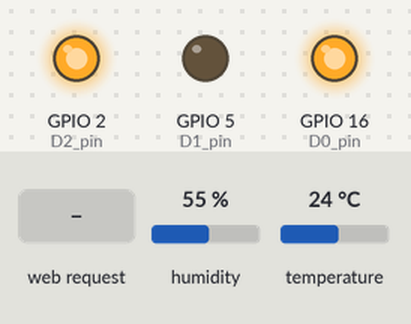
Recording of a sketch running on a simulated ESP8266 (NodeMCU). Parts: output pins drawn as LEDs (lit = HIGH). The inputs (shaded band) are chosen by the test bench; at power-on: humidity 55 %, temperature 24 °C. WiFi joins after 1.5 s; servers stay silent unless stated; what the sketch prints to the serial monitor is not drawn.

Above: at 2.8 s.
2.9 s: HTTP request GET /socket1On received
At 4.1 s:
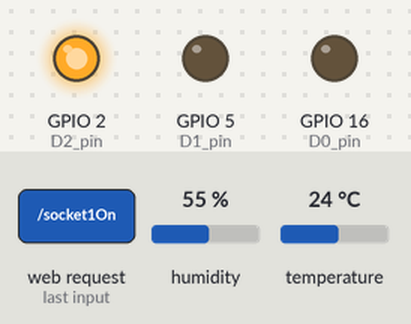
4.4 s: HTTP request GET /socket2On received
At 5.3 s:
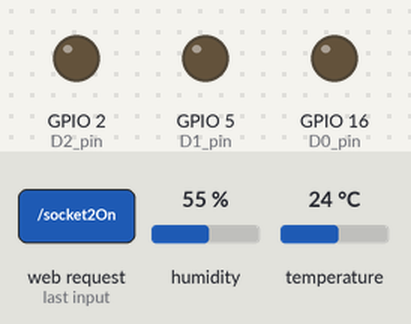
5.9 s: HTTP request GET /socket1Off received
At 6.5 s:
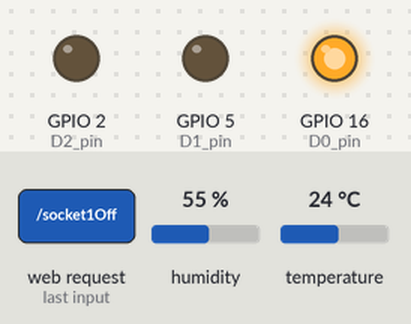
7.4 s: HTTP request GET /socket3On received
At 8.6 s:
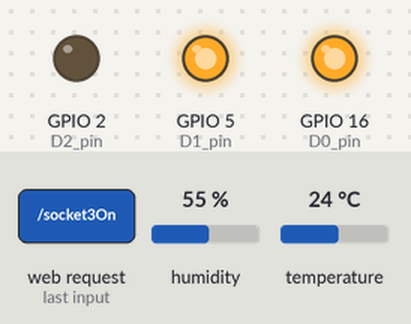
8.9 s: HTTP request GET /socket2Off received
At 10.0 s:
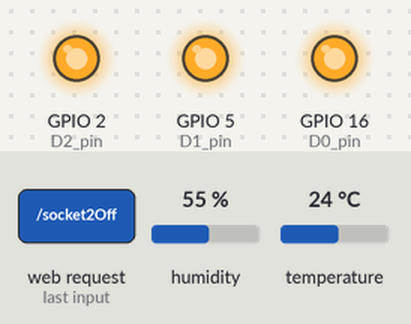
10.4 s: HTTP request GET /socket3Off received
At 11.1 s:
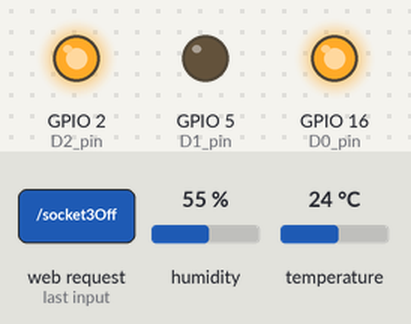
Timing chart, 0 to 12.9 s (numbered marks = the images above; inputs shaded):
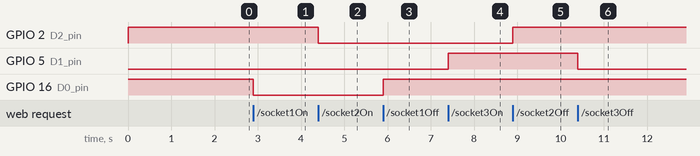

The sketch:

WiFiWebServer-3LED.ino
```cpp
#include <ESP8266WiFi.h>
#include <WiFiClient.h>
#include <ESP8266WebServer.h>
#include <SimpleDHT.h>


// Wi-Fi
const char* ssid = "sashkasss";
const char* password = "14901495";

byte arduino_mac[] = { 0xDE, 0xED, 0xBA, 0xFE, 0xFE, 0xED };
IPAddress ip(192,168,43,35);
IPAddress gateway(192,168,43,1);
IPAddress subnet(255,255,255,0);

ESP8266WebServer server(80);

int D0_pin = 16;
int D2_pin = 2;
int D1_pin = 5;

int pinDHT11 = 13;
SimpleDHT11 dht11(pinDHT11);


void setup(void){
  // preparing GPIOs
  pinMode(D0_pin, OUTPUT);
  digitalWrite(D0_pin, HIGH);
  pinMode(D2_pin, OUTPUT);
  digitalWrite(D2_pin, HIGH);
  pinMode(D1_pin, OUTPUT);
  digitalWrite(D1_pin, LOW);


  delay(100);
  Serial.begin(115200);
  WiFi.begin(ssid, password);
  WiFi.config(ip, gateway, subnet);


  Serial.println("");

  // Wait for connection
  while (WiFi.status() != WL_CONNECTED) {
    delay(500);
   Serial.print(".");
  }
  Serial.println("");
  Serial.print("Connected to ");
  Serial.println(ssid);
  Serial.print("IP address: ");
  Serial.println(WiFi.localIP());


  //+++++++++++++++++++++++ START  LED-1 ++++++++++++++++++++
  server.on("/", [](){
    server.send(200, "text/html", webPage());
  });
  server.on("/socket1On", [](){
    digitalWrite(D0_pin, LOW);
    server.send(200, "text/html", webPage());
    delay(100);

  });
  server.on("/socket1Off", [](){
    digitalWrite(D0_pin, HIGH);
    server.send(200, "text/html", webPage());
    delay(100);
 });
   //+++++++++++++++++++++++ END  LED-1 ++++++++++++++++++++

   //+++++++++++++++++++++++ START  LED-2  ++++++++++++++++++++

  server.on("/socket2On", [](){
    digitalWrite(D2_pin, LOW);
    server.send(200, "text/html", webPage());
    delay(100);
  });
  server.on("/socket2Off", [](){
    digitalWrite(D2_pin, HIGH);
    server.send(200, "text/html", webPage());
    delay(100);
  });
   // +++++++++++++++++++++++ END  LED-2 ++++++++++++++++++++

    //+++++++++++++++++++++++ ВЕНТИЛЯТОР  ++++++++++++++++++++
  server.on("/socket3On", [](){
    digitalWrite(D1_pin, HIGH);
    server.send(200, "text/html", webPage());
    delay(100);
  });
  server.on("/socket3Off", [](){
    digitalWrite(D1_pin, LOW);
    server.send(200, "text/html", webPage());
    delay(100);
  });
   // +++++++++++++++++++++++ ВЕНТИЛЯТОР ++++++++++++++++++++

  server.begin();
  Serial.println("HTTP server started");
}

void loop(void){
  server.handleClient();
}

String webPage()
{

  byte temperature = 0;
  byte humidity = 0;
  dht11.read(&temperature, &humidity, NULL);
  Serial.println(int(temperature));
  Serial.println(int(humidity));
  delay(100);

  String web;
  web += "<head><meta name=\"viewport\" content=\"width=device-width, initial-scale=1\"/> <meta charset=\"utf-8\"><title>ESP 8266</title><style>button{color:red;padding: 10px 27px;}</style></head>";
  web += "<h1 style=\"text-align: center;font-family: Open sans;font-weight: 100;font-size: 20px;\">ESP8266 Web Server</h1><div>";
  //++++++++++ LED-1  +++++++++++++
  web += "<p style=\"text-align: center;margin-top: 0px;margin-bottom: 5px;\">----LED 1----</p>";
  if (digitalRead(D0_pin) == 0)
  {
    web += "<div style=\"text-align: center;width: 98px;color:white ;padding: 10px 30px;background-color: #43a209;margin: 0 auto;\">ON</div>";
  }
  else
  {
    web += "<div style=\"text-align: center;width: 98px;color:white ;padding: 10px 30px;background-color: #ec1212;margin: 0 auto;\">OFF</div>";
  }
  web += "<div style=\"text-align: center;margin: 5px 0px;\"> <a href=\"socket1On\"><button>ON</button></a>&nbsp;<a href=\"socket1Off\"><button>OFF</button></a></div>";
  // ++++++++ LED-1 +++++++++++++

  //++++++++++ LED-2  +++++++++++++
  web += "<p style=\"text-align: center;margin-top: 0px;margin-bottom: 5px;\">----LED 2----</p>";
  if (digitalRead(D2_pin) == 0)
  {
    web += "<div style=\"text-align: center;width: 98px;color:white ;padding: 10px 30px;background-color: #43a209;margin: 0 auto;\">ON</div>";
  }
  else
  {
    web += "<div style=\"text-align: center;width: 98px;color:white ;padding: 10px 30px;background-color: #ec1212;margin: 0 auto;\">OFF</div>";
  }
  web += "<div style=\"text-align: center;margin: 5px 0px;\"> <a href=\"socket2On\"><button>ON</button></a>&nbsp;<a href=\"socket2Off\"><button>OFF</button></a></div>";
  // ++++++++ LED-2 +++++++++++++
  // ++++++++ ВЕНТИЛЯТОР +++++++++++++
  web += "<p style=\"text-align: center;margin-top: 0px;margin-bottom: 5px;\">----ВЕНТИЛЯТОР----</p>";
  if (digitalRead(D1_pin) == 1)
  {
    web += "<div style=\"text-align: center;width: 98px;color:white ;padding: 10px 30px;background-color: #43a209;margin: 0 auto;\">ON</div>";
  }
  else
  {
    web += "<div style=\"text-align: center;width: 98px;color:white ;padding: 10px 30px;background-color: #ec1212;margin: 0 auto;\">OFF</div>";
  }
  web += "<div style=\"text-align: center;margin: 5px 0px;\"> <a href=\"socket3On\"><button>ON</button></a>&nbsp;<a href=\"socket3Off\"><button>OFF</button></a></div>";
  // ++++++++ ВЕНТИЛЯТОР +++++++++++++

  // +++++++++ТЕМПЕРАТУРА++++++++
  web += "<p style=\"text-align: center;margin-top: 0px;margin-bottom: 5px;\">----ТЕМПЕРАТУРА----</p>";
  web += "<div style=\"text-align: center;width: 98px;color:white ;padding: 10px 30px;background-color: #4b89ed; margin: 0 auto;\">" + String((int)temperature) + " &degC </div>";
  // +++++++++ТЕМПЕРАТУРА++++++++
   // +++++++++ВЛАЖНОСТЬ++++++++
  web += "<p style=\"text-align: center;margin-top: 0px;margin-bottom: 5px;\">----ВЛАЖНОСТЬ----</p>";
  web += "<div style=\"text-align: center;width: 98px;color:white ;padding: 10px 30px;background-color: #4b89ed; margin: 0 auto;\">" + String((int)humidity) + " %  </div>";
  // +++++++++ВЛАЖНОСТЬ++++++++
  // ========REFRESH=============
  web += "<div style=\"text-align:center;margin-top: 20px;\"><a href=\"/\"><button style=\"width:158px;\">REFRESH</button></a></div>";
  // ========REFRESH=============


  web += "</div>";
  return(web);
}
```

Measured:
- after the input at 2.9 s, GPIO 16 (D0_pin): HIGH → LOW at once
- after the input at 4.4 s, GPIO 2 (D2_pin): HIGH → LOW at once
- after the input at 5.9 s, GPIO 16 (D0_pin): LOW → HIGH at once
- after the input at 7.4 s, GPIO 5 (D1_pin): LOW → HIGH at once
- after the input at 8.9 s, GPIO 2 (D2_pin): LOW → HIGH at once
- after the input at 10.4 s, GPIO 5 (D1_pin): HIGH → LOW at once
